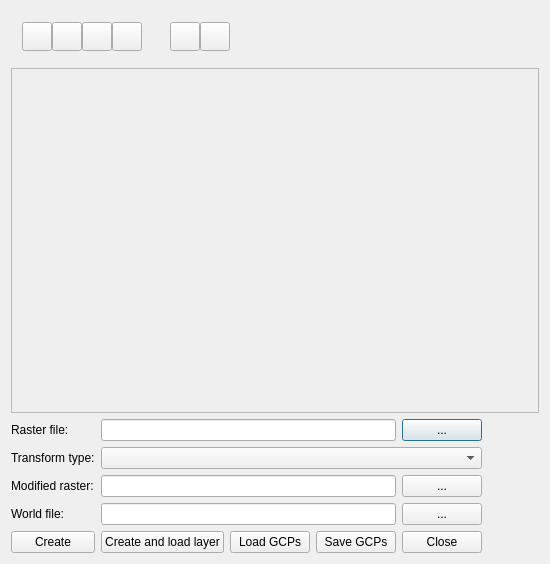
<ui version="4.0" >
 <class>QgsPointDialogBase</class>
 <widget class="QDialog" name="QgsPointDialogBase" >
  <property name="geometry" >
   <rect>
    <x>0</x>
    <y>0</y>
    <width>550</width>
    <height>564</height>
   </rect>
  </property>
  <property name="windowTitle" >
   <string>Reference points</string>
  </property>
  <property name="autoFillBackground" >
   <bool>true</bool>
  </property>
  <layout class="QVBoxLayout" name="verticalLayout" >
   <item>
    <layout class="QHBoxLayout" name="horizontalLayout_2" >
     <item>
      <widget class="QFrame" name="frame4" >
       <property name="sizePolicy" >
        <sizepolicy vsizetype="Fixed" hsizetype="Fixed" >
         <horstretch>0</horstretch>
         <verstretch>0</verstretch>
        </sizepolicy>
       </property>
       <property name="frameShape" >
        <enum>QFrame::NoFrame</enum>
       </property>
       <property name="frameShadow" >
        <enum>QFrame::Raised</enum>
       </property>
       <layout class="QHBoxLayout" >
        <property name="spacing" >
         <number>0</number>
        </property>
        <property name="margin" >
         <number>11</number>
        </property>
        <item>
         <widget class="QToolButton" name="tbnZoomIn" >
          <property name="toolTip" >
           <string>Zoom in</string>
          </property>
          <property name="text" >
           <string/>
          </property>
          <property name="icon" >
           <iconset>
            <normaloff/>
           </iconset>
          </property>
          <property name="iconSize" >
           <size>
            <width>22</width>
            <height>22</height>
           </size>
          </property>
          <property name="checkable" >
           <bool>true</bool>
          </property>
         </widget>
        </item>
        <item>
         <widget class="QToolButton" name="tbnZoomOut" >
          <property name="toolTip" >
           <string>Zoom out</string>
          </property>
          <property name="text" >
           <string/>
          </property>
          <property name="icon" >
           <iconset>
            <normaloff/>
           </iconset>
          </property>
          <property name="iconSize" >
           <size>
            <width>22</width>
            <height>22</height>
           </size>
          </property>
          <property name="checkable" >
           <bool>true</bool>
          </property>
         </widget>
        </item>
        <item>
         <widget class="QToolButton" name="tbnZoomToLayer" >
          <property name="toolTip" >
           <string>Zoom to the raster extents</string>
          </property>
          <property name="text" >
           <string/>
          </property>
          <property name="icon" >
           <iconset>
            <normaloff/>
           </iconset>
          </property>
          <property name="iconSize" >
           <size>
            <width>22</width>
            <height>22</height>
           </size>
          </property>
          <property name="checkable" >
           <bool>false</bool>
          </property>
         </widget>
        </item>
        <item>
         <widget class="QToolButton" name="tbnPan" >
          <property name="toolTip" >
           <string>Pan</string>
          </property>
          <property name="text" >
           <string/>
          </property>
          <property name="icon" >
           <iconset>
            <normaloff/>
           </iconset>
          </property>
          <property name="iconSize" >
           <size>
            <width>22</width>
            <height>22</height>
           </size>
          </property>
          <property name="checkable" >
           <bool>true</bool>
          </property>
         </widget>
        </item>
       </layout>
      </widget>
     </item>
     <item>
      <widget class="QFrame" name="frame5" >
       <property name="sizePolicy" >
        <sizepolicy vsizetype="Fixed" hsizetype="Fixed" >
         <horstretch>0</horstretch>
         <verstretch>0</verstretch>
        </sizepolicy>
       </property>
       <property name="frameShape" >
        <enum>QFrame::NoFrame</enum>
       </property>
       <property name="frameShadow" >
        <enum>QFrame::Raised</enum>
       </property>
       <layout class="QHBoxLayout" >
        <property name="spacing" >
         <number>0</number>
        </property>
        <property name="margin" >
         <number>11</number>
        </property>
        <item>
         <widget class="QToolButton" name="tbnAddPoint" >
          <property name="toolTip" >
           <string>Add points</string>
          </property>
          <property name="text" >
           <string/>
          </property>
          <property name="icon" >
           <iconset>
            <normaloff/>
           </iconset>
          </property>
          <property name="iconSize" >
           <size>
            <width>22</width>
            <height>22</height>
           </size>
          </property>
          <property name="checkable" >
           <bool>true</bool>
          </property>
         </widget>
        </item>
        <item>
         <widget class="QToolButton" name="tbnDeletePoint" >
          <property name="enabled" >
           <bool>true</bool>
          </property>
          <property name="toolTip" >
           <string>Delete points</string>
          </property>
          <property name="text" >
           <string/>
          </property>
          <property name="icon" >
           <iconset>
            <normaloff/>
           </iconset>
          </property>
          <property name="iconSize" >
           <size>
            <width>22</width>
            <height>22</height>
           </size>
          </property>
          <property name="checkable" >
           <bool>true</bool>
          </property>
         </widget>
        </item>
       </layout>
      </widget>
     </item>
     <item>
      <spacer name="horizontalSpacer_2" >
       <property name="orientation" >
        <enum>Qt::Horizontal</enum>
       </property>
       <property name="sizeType" >
        <enum>QSizePolicy::Expanding</enum>
       </property>
       <property name="sizeHint" stdset="0" >
        <size>
         <width>13</width>
         <height>13</height>
        </size>
       </property>
      </spacer>
     </item>
    </layout>
   </item>
   <item>
    <widget class="QFrame" name="canvasFrame" >
     <property name="sizePolicy" >
      <sizepolicy vsizetype="Expanding" hsizetype="Minimum" >
       <horstretch>0</horstretch>
       <verstretch>0</verstretch>
      </sizepolicy>
     </property>
     <property name="autoFillBackground" >
      <bool>false</bool>
     </property>
     <property name="frameShape" >
      <enum>QFrame::StyledPanel</enum>
     </property>
     <property name="frameShadow" >
      <enum>QFrame::Raised</enum>
     </property>
    </widget>
   </item>
   <item>
    <layout class="QHBoxLayout" name="horizontalLayout" >
     <item>
      <layout class="QGridLayout" name="gridLayout" >
       <item row="0" column="0" >
        <widget class="QLabel" name="textLabel1_2" >
         <property name="text" >
          <string>Raster file:</string>
         </property>
        </widget>
       </item>
       <item row="0" column="1" colspan="3" >
        <widget class="QLineEdit" name="leSelectRaster" >
         <property name="sizePolicy" >
          <sizepolicy vsizetype="Fixed" hsizetype="Expanding" >
           <horstretch>0</horstretch>
           <verstretch>0</verstretch>
          </sizepolicy>
         </property>
        </widget>
       </item>
       <item row="0" column="4" >
        <widget class="QPushButton" name="pbnSelectRaster" >
         <property name="sizePolicy" >
          <sizepolicy vsizetype="Fixed" hsizetype="Fixed" >
           <horstretch>0</horstretch>
           <verstretch>0</verstretch>
          </sizepolicy>
         </property>
         <property name="text" >
          <string>...</string>
         </property>
        </widget>
       </item>
       <item row="1" column="0" >
        <widget class="QLabel" name="textLabel2" >
         <property name="text" >
          <string>Transform type:</string>
         </property>
        </widget>
       </item>
       <item row="1" column="1" colspan="4" >
        <widget class="QComboBox" name="cmbTransformType" />
       </item>
       <item row="2" column="0" >
        <widget class="QLabel" name="lblSelectModifiedRaster" >
         <property name="text" >
          <string>Modified raster:</string>
         </property>
        </widget>
       </item>
       <item row="2" column="1" colspan="3" >
        <widget class="QLineEdit" name="leSelectModifiedRaster" />
       </item>
       <item row="2" column="4" >
        <widget class="QPushButton" name="pbnSelectModifiedRaster" >
         <property name="text" >
          <string>...</string>
         </property>
        </widget>
       </item>
       <item row="3" column="0" >
        <widget class="QLabel" name="lblSelectWorldFile" >
         <property name="text" >
          <string>World file:</string>
         </property>
        </widget>
       </item>
       <item row="3" column="1" colspan="3" >
        <widget class="QLineEdit" name="leSelectWorldFile" />
       </item>
       <item row="3" column="4" >
        <widget class="QPushButton" name="pbnSelectWorldFile" >
         <property name="text" >
          <string>...</string>
         </property>
        </widget>
       </item>
       <item row="4" column="0" >
        <widget class="QPushButton" name="pbnGenerateWorldFile" >
         <property name="text" >
          <string>Create</string>
         </property>
        </widget>
       </item>
       <item row="4" column="1" >
        <widget class="QPushButton" name="pbnGenerateAndLoad" >
         <property name="text" >
          <string>Create and load layer</string>
         </property>
        </widget>
       </item>
       <item row="4" column="4" >
        <widget class="QPushButton" name="pbnClose" >
         <property name="sizePolicy" >
          <sizepolicy vsizetype="Fixed" hsizetype="Fixed" >
           <horstretch>0</horstretch>
           <verstretch>0</verstretch>
          </sizepolicy>
         </property>
         <property name="text" >
          <string>Close</string>
         </property>
        </widget>
       </item>
       <item row="4" column="3" >
        <widget class="QPushButton" name="pbnSaveGCPs" >
         <property name="text" >
          <string>Save GCPs</string>
         </property>
        </widget>
       </item>
       <item row="4" column="2" >
        <widget class="QPushButton" name="pbnLoadGCPs" >
         <property name="text" >
          <string>Load GCPs</string>
         </property>
        </widget>
       </item>
      </layout>
     </item>
     <item>
      <spacer name="horizontalSpacer" >
       <property name="orientation" >
        <enum>Qt::Horizontal</enum>
       </property>
       <property name="sizeType" >
        <enum>QSizePolicy::Expanding</enum>
       </property>
       <property name="sizeHint" stdset="0" >
        <size>
         <width>18</width>
         <height>17</height>
        </size>
       </property>
      </spacer>
     </item>
    </layout>
   </item>
  </layout>
 </widget>
 <layoutdefault spacing="6" margin="11" />
 <resources>
  <include location="georeferencer.qrc" />
 </resources>
 <connections/>
</ui>
